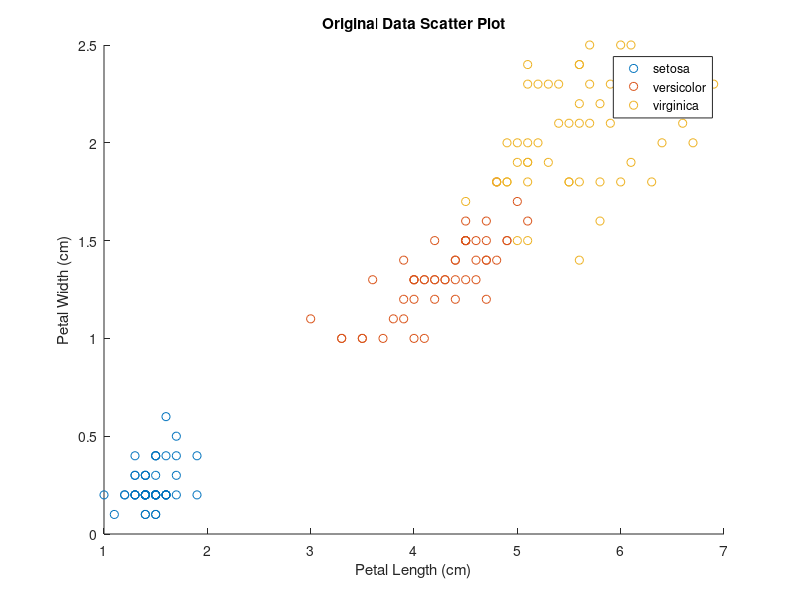

Recreate this plot in MATLAB. (Note: this script raises an error after producing the figure.)
clear; clc; close all;
%% Question 1 %%

load fisheriris
X = meas(:,3:4);
Y = species;

rng(1); % For reproducibility

% Scatter plot of the original data
figure;
gscatter(X(:,1), X(:,2), species);
title('Original Data Scatter Plot');
xlabel('Petal Length (cm)');
ylabel('Petal Width (cm)');

% Train a classification tree with default parameters
MdlDefault = fitctree(X,Y,'CrossVal','on');

% Plot the tree
view(MdlDefault.Trained{1},'Mode','graph')

% Cross validation classification error
classErrorDefault = kfoldLoss(MdlDefault);

% Train a classification tree with maximum number of splits at 7
Mdl7 = fitctree(X,Y,'MaxNumSplits',7,'CrossVal','on');

% Plot the tree
view(Mdl7.Trained{1},'Mode','graph')

% Cross validation classification error
classErrorMdl7 = kfoldLoss(Mdl7);

% Train a classification tree with maximum number of splits at 7
MdlSplit = fitctree(X,Y,'SplitCriterion','deviance','CrossVal','on');

% Plot the tree
view(MdlSplit.Trained{1},'Mode','graph')

% Cross validation classification error
classErrorMdlSplit = kfoldLoss(MdlSplit);
